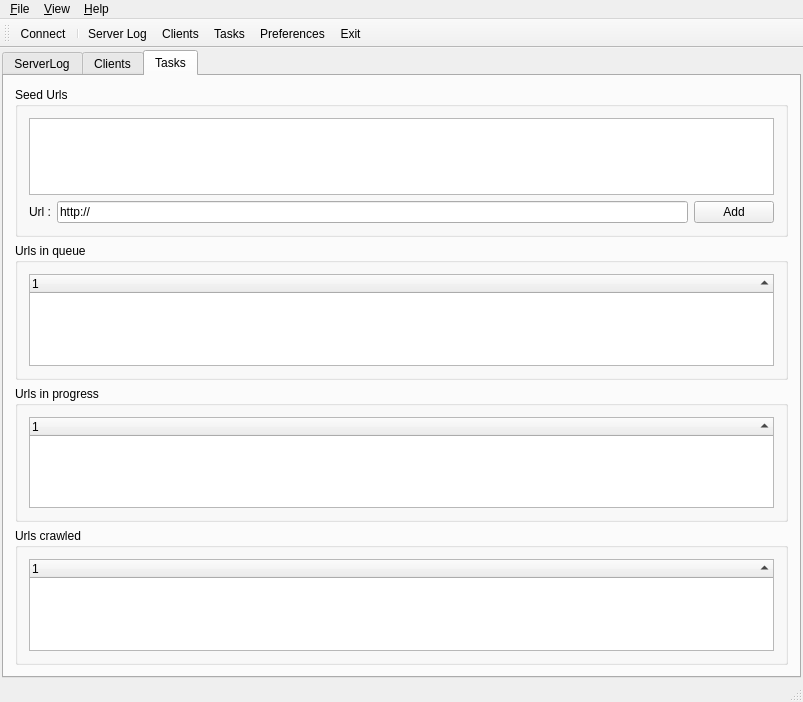
<?xml version="1.0" encoding="UTF-8"?>
<ui version="4.0">
 <author>ANNEHEIM Geoffrey</author>
 <class>MCServerMainWindow</class>
 <widget class="QMainWindow" name="MCServerMainWindow">
  <property name="geometry">
   <rect>
    <x>0</x>
    <y>0</y>
    <width>803</width>
    <height>702</height>
   </rect>
  </property>
  <property name="windowTitle">
   <string>ServerMainWindow</string>
  </property>
  <widget class="QWidget" name="centralWidget">
   <layout class="QVBoxLayout">
    <property name="spacing">
     <number>6</number>
    </property>
    <property name="margin">
     <number>2</number>
    </property>
    <item>
     <widget class="MyQTabWidget" name="tabWidgetForms">
      <property name="currentIndex">
       <number>2</number>
      </property>
      <widget class="QWidget" name="tabServerLog">
       <attribute name="title">
        <string>ServerLog</string>
       </attribute>
       <layout class="QVBoxLayout">
        <property name="margin">
         <number>0</number>
        </property>
        <item>
         <widget class="CLogTreeWidget" name="treeWidgetServerLog">
          <property name="autoScroll">
           <bool>false</bool>
          </property>
          <property name="editTriggers">
           <set>QAbstractItemView::NoEditTriggers</set>
          </property>
          <property name="selectionMode">
           <enum>QAbstractItemView::NoSelection</enum>
          </property>
          <property name="iconSize">
           <size>
            <width>16</width>
            <height>16</height>
           </size>
          </property>
          <property name="rootIsDecorated">
           <bool>false</bool>
          </property>
          <property name="itemsExpandable">
           <bool>false</bool>
          </property>
          <property name="allColumnsShowFocus">
           <bool>true</bool>
          </property>
          <property name="wordWrap">
           <bool>true</bool>
          </property>
          <property name="expandsOnDoubleClick">
           <bool>false</bool>
          </property>
          <column>
           <property name="text">
            <string notr="true">1</string>
           </property>
          </column>
         </widget>
        </item>
        <item>
         <layout class="QHBoxLayout">
          <item>
           <spacer>
            <property name="orientation">
             <enum>Qt::Horizontal</enum>
            </property>
            <property name="sizeHint" stdset="0">
             <size>
              <width>40</width>
              <height>20</height>
             </size>
            </property>
           </spacer>
          </item>
          <item>
           <widget class="QPushButton" name="buttonServerLogCopy">
            <property name="text">
             <string>Copy To Clipboard</string>
            </property>
           </widget>
          </item>
          <item>
           <widget class="QPushButton" name="buttonServerLogClear">
            <property name="text">
             <string>Clean</string>
            </property>
           </widget>
          </item>
         </layout>
        </item>
       </layout>
      </widget>
      <widget class="QWidget" name="tabClients">
       <attribute name="title">
        <string>Clients</string>
       </attribute>
       <layout class="QVBoxLayout">
        <property name="margin">
         <number>0</number>
        </property>
        <item>
         <widget class="MCClientsTreeWidget" name="treeWidgetClients">
          <property name="autoScroll">
           <bool>false</bool>
          </property>
          <property name="editTriggers">
           <set>QAbstractItemView::NoEditTriggers</set>
          </property>
          <property name="showDropIndicator" stdset="0">
           <bool>false</bool>
          </property>
          <property name="alternatingRowColors">
           <bool>true</bool>
          </property>
          <property name="iconSize">
           <size>
            <width>16</width>
            <height>16</height>
           </size>
          </property>
          <property name="rootIsDecorated">
           <bool>false</bool>
          </property>
          <property name="itemsExpandable">
           <bool>false</bool>
          </property>
          <property name="sortingEnabled">
           <bool>true</bool>
          </property>
          <property name="animated">
           <bool>true</bool>
          </property>
          <property name="allColumnsShowFocus">
           <bool>true</bool>
          </property>
          <property name="wordWrap">
           <bool>false</bool>
          </property>
          <property name="expandsOnDoubleClick">
           <bool>false</bool>
          </property>
          <attribute name="headerDefaultSectionSize">
           <number>100</number>
          </attribute>
          <column>
           <property name="text">
            <string notr="true">1</string>
           </property>
          </column>
         </widget>
        </item>
       </layout>
      </widget>
      <widget class="QWidget" name="tabTasks">
       <attribute name="title">
        <string>Tasks</string>
       </attribute>
       <layout class="QVBoxLayout">
        <item>
         <widget class="QGroupBox" name="groupBoxTasksSeedUrls">
          <property name="sizePolicy">
           <sizepolicy hsizetype="Preferred" vsizetype="Fixed">
            <horstretch>0</horstretch>
            <verstretch>0</verstretch>
           </sizepolicy>
          </property>
          <property name="maximumSize">
           <size>
            <width>16777215</width>
            <height>150</height>
           </size>
          </property>
          <property name="title">
           <string>Seed Urls</string>
          </property>
          <layout class="QVBoxLayout">
           <item>
            <widget class="QListWidget" name="listWidgetTasksSeedUrls">
             <property name="sizePolicy">
              <sizepolicy hsizetype="Expanding" vsizetype="Expanding">
               <horstretch>0</horstretch>
               <verstretch>0</verstretch>
              </sizepolicy>
             </property>
            </widget>
           </item>
           <item>
            <layout class="QHBoxLayout">
             <item>
              <widget class="QLabel" name="lblTasksSeeUrl">
               <property name="text">
                <string>Url :</string>
               </property>
              </widget>
             </item>
             <item>
              <widget class="QLineEdit" name="textTasksSeedUrl">
               <property name="text">
                <string>http://</string>
               </property>
              </widget>
             </item>
             <item>
              <widget class="QPushButton" name="buttonTasksAddSeedUrl">
               <property name="text">
                <string>Add</string>
               </property>
              </widget>
             </item>
            </layout>
           </item>
          </layout>
         </widget>
        </item>
        <item>
         <widget class="QGroupBox" name="groupBoxTasksUrlsInQueue">
          <property name="sizePolicy">
           <sizepolicy hsizetype="Preferred" vsizetype="Preferred">
            <horstretch>0</horstretch>
            <verstretch>0</verstretch>
           </sizepolicy>
          </property>
          <property name="sizeIncrement">
           <size>
            <width>0</width>
            <height>2</height>
           </size>
          </property>
          <property name="title">
           <string>Urls in queue</string>
          </property>
          <layout class="QVBoxLayout">
           <item>
            <widget class="MCUrlsInQueueTreeWidget" name="treeWidgetTasksUrlsInQueue">
             <property name="sizePolicy">
              <sizepolicy hsizetype="Expanding" vsizetype="Expanding">
               <horstretch>0</horstretch>
               <verstretch>0</verstretch>
              </sizepolicy>
             </property>
             <property name="autoScroll">
              <bool>false</bool>
             </property>
             <property name="editTriggers">
              <set>QAbstractItemView::NoEditTriggers</set>
             </property>
             <property name="showDropIndicator" stdset="0">
              <bool>false</bool>
             </property>
             <property name="selectionMode">
              <enum>QAbstractItemView::NoSelection</enum>
             </property>
             <property name="rootIsDecorated">
              <bool>false</bool>
             </property>
             <property name="itemsExpandable">
              <bool>false</bool>
             </property>
             <property name="sortingEnabled">
              <bool>true</bool>
             </property>
             <property name="animated">
              <bool>true</bool>
             </property>
             <property name="allColumnsShowFocus">
              <bool>true</bool>
             </property>
             <property name="expandsOnDoubleClick">
              <bool>false</bool>
             </property>
             <column>
              <property name="text">
               <string notr="true">1</string>
              </property>
             </column>
            </widget>
           </item>
          </layout>
         </widget>
        </item>
        <item>
         <widget class="QGroupBox" name="groupBoxTasksUrlsInProgress">
          <property name="title">
           <string>Urls in progress</string>
          </property>
          <layout class="QVBoxLayout" name="verticalLayout">
           <item>
            <widget class="MCUrlsInProgressTreeWidget" name="treeWidgetTasksUrlsInProgress">
             <property name="autoScroll">
              <bool>false</bool>
             </property>
             <property name="editTriggers">
              <set>QAbstractItemView::NoEditTriggers</set>
             </property>
             <property name="showDropIndicator" stdset="0">
              <bool>false</bool>
             </property>
             <property name="selectionMode">
              <enum>QAbstractItemView::NoSelection</enum>
             </property>
             <property name="rootIsDecorated">
              <bool>false</bool>
             </property>
             <property name="itemsExpandable">
              <bool>false</bool>
             </property>
             <property name="sortingEnabled">
              <bool>true</bool>
             </property>
             <property name="animated">
              <bool>true</bool>
             </property>
             <property name="allColumnsShowFocus">
              <bool>true</bool>
             </property>
             <property name="expandsOnDoubleClick">
              <bool>false</bool>
             </property>
             <column>
              <property name="text">
               <string notr="true">1</string>
              </property>
             </column>
            </widget>
           </item>
          </layout>
         </widget>
        </item>
        <item>
         <widget class="QGroupBox" name="groupBoxTasksUrlsCrawled">
          <property name="sizePolicy">
           <sizepolicy hsizetype="Preferred" vsizetype="Preferred">
            <horstretch>0</horstretch>
            <verstretch>0</verstretch>
           </sizepolicy>
          </property>
          <property name="sizeIncrement">
           <size>
            <width>0</width>
            <height>2</height>
           </size>
          </property>
          <property name="title">
           <string>Urls crawled</string>
          </property>
          <layout class="QVBoxLayout">
           <item>
            <widget class="QTreeWidget" name="treeWidgetTasksUrlsCrawled">
             <property name="sizePolicy">
              <sizepolicy hsizetype="Expanding" vsizetype="Expanding">
               <horstretch>0</horstretch>
               <verstretch>0</verstretch>
              </sizepolicy>
             </property>
             <property name="autoScroll">
              <bool>false</bool>
             </property>
             <property name="editTriggers">
              <set>QAbstractItemView::NoEditTriggers</set>
             </property>
             <property name="showDropIndicator" stdset="0">
              <bool>false</bool>
             </property>
             <property name="selectionMode">
              <enum>QAbstractItemView::NoSelection</enum>
             </property>
             <property name="rootIsDecorated">
              <bool>false</bool>
             </property>
             <property name="itemsExpandable">
              <bool>false</bool>
             </property>
             <property name="sortingEnabled">
              <bool>true</bool>
             </property>
             <property name="animated">
              <bool>true</bool>
             </property>
             <property name="allColumnsShowFocus">
              <bool>true</bool>
             </property>
             <property name="expandsOnDoubleClick">
              <bool>false</bool>
             </property>
             <column>
              <property name="text">
               <string notr="true">1</string>
              </property>
             </column>
            </widget>
           </item>
          </layout>
         </widget>
        </item>
       </layout>
      </widget>
     </widget>
    </item>
   </layout>
  </widget>
  <widget class="QMenuBar" name="menuBar">
   <property name="geometry">
    <rect>
     <x>0</x>
     <y>0</y>
     <width>803</width>
     <height>21</height>
    </rect>
   </property>
   <widget class="QMenu" name="menuFile">
    <property name="title">
     <string>&amp;File</string>
    </property>
    <addaction name="doFilePreferences"/>
    <addaction name="separator"/>
    <addaction name="doFileExit"/>
   </widget>
   <widget class="QMenu" name="menuView">
    <property name="title">
     <string>&amp;View</string>
    </property>
    <widget class="QMenu" name="menuViewToolBars">
     <property name="title">
      <string>Toolbars</string>
     </property>
    </widget>
    <addaction name="menuViewToolBars"/>
    <addaction name="doViewStatusBar"/>
   </widget>
   <widget class="QMenu" name="menuHelp">
    <property name="title">
     <string>&amp;Help</string>
    </property>
    <addaction name="doHelpAbout"/>
    <addaction name="doHelpAboutQt"/>
   </widget>
   <addaction name="menuFile"/>
   <addaction name="menuView"/>
   <addaction name="menuHelp"/>
  </widget>
  <widget class="QToolBar" name="mainToolBar">
   <property name="sizePolicy">
    <sizepolicy hsizetype="Expanding" vsizetype="Preferred">
     <horstretch>0</horstretch>
     <verstretch>0</verstretch>
    </sizepolicy>
   </property>
   <property name="windowTitle">
    <string>Main menu</string>
   </property>
   <property name="iconSize">
    <size>
     <width>64</width>
     <height>64</height>
    </size>
   </property>
   <property name="toolButtonStyle">
    <enum>Qt::ToolButtonTextUnderIcon</enum>
   </property>
   <property name="floatable">
    <bool>false</bool>
   </property>
   <attribute name="toolBarArea">
    <enum>TopToolBarArea</enum>
   </attribute>
   <attribute name="toolBarBreak">
    <bool>false</bool>
   </attribute>
   <addaction name="doMainToolBarConnectDisconnect"/>
   <addaction name="separator"/>
   <addaction name="doMainToolBarServerLog"/>
   <addaction name="doMainToolBarClients"/>
   <addaction name="doMainToolBarTasks"/>
   <addaction name="doMainToolBarPreferences"/>
   <addaction name="doMainToolBarExit"/>
  </widget>
  <widget class="QStatusBar" name="statusBar"/>
  <action name="doMainToolBarConnectDisconnect">
   <property name="icon">
    <iconset>
     <activeoff>:/MainToolBar/UnconnectedIcon</activeoff>
     <activeon>:/MainToolBar/ConnectedIcon</activeon>
    </iconset>
   </property>
   <property name="text">
    <string>Connect</string>
   </property>
   <property name="iconText">
    <string>Connect</string>
   </property>
   <property name="toolTip">
    <string>Connect / Disconnect</string>
   </property>
  </action>
  <action name="doMainToolBarServerLog">
   <property name="checkable">
    <bool>true</bool>
   </property>
   <property name="icon">
    <iconset resource="../Shared/shared.qrc">
     <normaloff>:/MainToolBar/LogIcon</normaloff>:/MainToolBar/LogIcon</iconset>
   </property>
   <property name="text">
    <string>Server Log</string>
   </property>
   <property name="iconText">
    <string>Server Log</string>
   </property>
   <property name="toolTip">
    <string>Show server log</string>
   </property>
   <property name="FormIndex" stdset="0">
    <number>0</number>
   </property>
  </action>
  <action name="doMainToolBarClients">
   <property name="checkable">
    <bool>true</bool>
   </property>
   <property name="icon">
    <iconset resource="resources.qrc">
     <normaloff>:/MainToolBar/ClientsIcon</normaloff>:/MainToolBar/ClientsIcon</iconset>
   </property>
   <property name="text">
    <string>Clients</string>
   </property>
   <property name="toolTip">
    <string>View clients list</string>
   </property>
   <property name="FormIndex" stdset="0">
    <number>1</number>
   </property>
  </action>
  <action name="doMainToolBarExit">
   <property name="icon">
    <iconset resource="../Shared/shared.qrc">
     <normaloff>:/MainToolBar/ExitIcon</normaloff>:/MainToolBar/ExitIcon</iconset>
   </property>
   <property name="text">
    <string>Exit</string>
   </property>
   <property name="toolTip">
    <string>Exit the application</string>
   </property>
  </action>
  <action name="doMainToolBarPreferences">
   <property name="icon">
    <iconset resource="../Shared/shared.qrc">
     <normaloff>:/MainToolBar/PreferencesIcon</normaloff>:/MainToolBar/PreferencesIcon</iconset>
   </property>
   <property name="text">
    <string>Preferences</string>
   </property>
   <property name="iconText">
    <string>Preferences</string>
   </property>
   <property name="toolTip">
    <string>Preferences dialog</string>
   </property>
   <property name="menuRole">
    <enum>QAction::PreferencesRole</enum>
   </property>
  </action>
  <action name="doFileExit">
   <property name="icon">
    <iconset resource="../Shared/shared.qrc">
     <normaloff>:/Menu/ExitIcon</normaloff>:/Menu/ExitIcon</iconset>
   </property>
   <property name="text">
    <string>Exit</string>
   </property>
   <property name="toolTip">
    <string>Exit application</string>
   </property>
   <property name="shortcut">
    <string>Ctrl+Q</string>
   </property>
   <property name="menuRole">
    <enum>QAction::QuitRole</enum>
   </property>
  </action>
  <action name="doViewStatusBar">
   <property name="checkable">
    <bool>true</bool>
   </property>
   <property name="checked">
    <bool>true</bool>
   </property>
   <property name="text">
    <string>Status bar</string>
   </property>
  </action>
  <action name="doHelpAbout">
   <property name="text">
    <string>About</string>
   </property>
   <property name="menuRole">
    <enum>QAction::AboutRole</enum>
   </property>
  </action>
  <action name="doHelpAboutQt">
   <property name="icon">
    <iconset resource="../Shared/shared.qrc">
     <normaloff>:/Menu/AboutQtIcon</normaloff>:/Menu/AboutQtIcon</iconset>
   </property>
   <property name="text">
    <string>About Qt</string>
   </property>
   <property name="menuRole">
    <enum>QAction::AboutQtRole</enum>
   </property>
  </action>
  <action name="doFilePreferences">
   <property name="icon">
    <iconset resource="../Shared/shared.qrc">
     <normaloff>:/Menu/PreferencesIcon</normaloff>:/Menu/PreferencesIcon</iconset>
   </property>
   <property name="text">
    <string>Preferences</string>
   </property>
   <property name="shortcut">
    <string>Ctrl+P</string>
   </property>
   <property name="menuRole">
    <enum>QAction::PreferencesRole</enum>
   </property>
  </action>
  <action name="doMainToolBarTasks">
   <property name="checkable">
    <bool>true</bool>
   </property>
   <property name="icon">
    <iconset resource="resources.qrc">
     <normaloff>:/MainToolBar/TasksIcon</normaloff>:/MainToolBar/TasksIcon</iconset>
   </property>
   <property name="text">
    <string>Tasks</string>
   </property>
   <property name="toolTip">
    <string>Tasks assigned to clients</string>
   </property>
   <property name="FormIndex" stdset="0">
    <number>2</number>
   </property>
  </action>
 </widget>
 <layoutdefault spacing="6" margin="11"/>
 <customwidgets>
  <customwidget>
   <class>MyQTabWidget</class>
   <extends>QTabWidget</extends>
   <header>../Components/Widgets/MyQTabWidget.h</header>
   <container>1</container>
  </customwidget>
  <customwidget>
   <class>MCClientsTreeWidget</class>
   <extends>QTreeWidget</extends>
   <header>ClientsTreeWidget.h</header>
  </customwidget>
  <customwidget>
   <class>CLogTreeWidget</class>
   <extends>QTreeWidget</extends>
   <header>../Components/Widgets/LogTreeWidget.h</header>
   <slots>
    <slot>copyToClipboard()</slot>
   </slots>
  </customwidget>
  <customwidget>
   <class>MCUrlsInProgressTreeWidget</class>
   <extends>QTreeWidget</extends>
   <header>UrlsInProgressTreeWidget.h</header>
  </customwidget>
  <customwidget>
   <class>MCUrlsInQueueTreeWidget</class>
   <extends>QTreeWidget</extends>
   <header>../Shared/UrlsInQueueTreeWidget.h</header>
  </customwidget>
 </customwidgets>
 <resources>
  <include location="resources.qrc"/>
  <include location="../Shared/shared.qrc"/>
 </resources>
 <connections>
  <connection>
   <sender>doMainToolBarExit</sender>
   <signal>triggered()</signal>
   <receiver>MCServerMainWindow</receiver>
   <slot>close()</slot>
   <hints>
    <hint type="sourcelabel">
     <x>-1</x>
     <y>-1</y>
    </hint>
    <hint type="destinationlabel">
     <x>265</x>
     <y>238</y>
    </hint>
   </hints>
  </connection>
  <connection>
   <sender>doFileExit</sender>
   <signal>triggered()</signal>
   <receiver>MCServerMainWindow</receiver>
   <slot>close()</slot>
   <hints>
    <hint type="sourcelabel">
     <x>-1</x>
     <y>-1</y>
    </hint>
    <hint type="destinationlabel">
     <x>265</x>
     <y>238</y>
    </hint>
   </hints>
  </connection>
  <connection>
   <sender>doViewStatusBar</sender>
   <signal>toggled(bool)</signal>
   <receiver>statusBar</receiver>
   <slot>setVisible(bool)</slot>
   <hints>
    <hint type="sourcelabel">
     <x>-1</x>
     <y>-1</y>
    </hint>
    <hint type="destinationlabel">
     <x>265</x>
     <y>468</y>
    </hint>
   </hints>
  </connection>
  <connection>
   <sender>buttonServerLogClear</sender>
   <signal>released()</signal>
   <receiver>treeWidgetServerLog</receiver>
   <slot>clear()</slot>
   <hints>
    <hint type="sourcelabel">
     <x>499</x>
     <y>436</y>
    </hint>
    <hint type="destinationlabel">
     <x>472</x>
     <y>333</y>
    </hint>
   </hints>
  </connection>
  <connection>
   <sender>buttonServerLogCopy</sender>
   <signal>released()</signal>
   <receiver>treeWidgetServerLog</receiver>
   <slot>copyToClipboard()</slot>
   <hints>
    <hint type="sourcelabel">
     <x>419</x>
     <y>473</y>
    </hint>
    <hint type="destinationlabel">
     <x>276</x>
     <y>296</y>
    </hint>
   </hints>
  </connection>
 </connections>
 <designerdata>
  <property name="gridDeltaX">
   <number>10</number>
  </property>
  <property name="gridDeltaY">
   <number>10</number>
  </property>
  <property name="gridSnapX">
   <bool>true</bool>
  </property>
  <property name="gridSnapY">
   <bool>true</bool>
  </property>
  <property name="gridVisible">
   <bool>true</bool>
  </property>
 </designerdata>
</ui>
